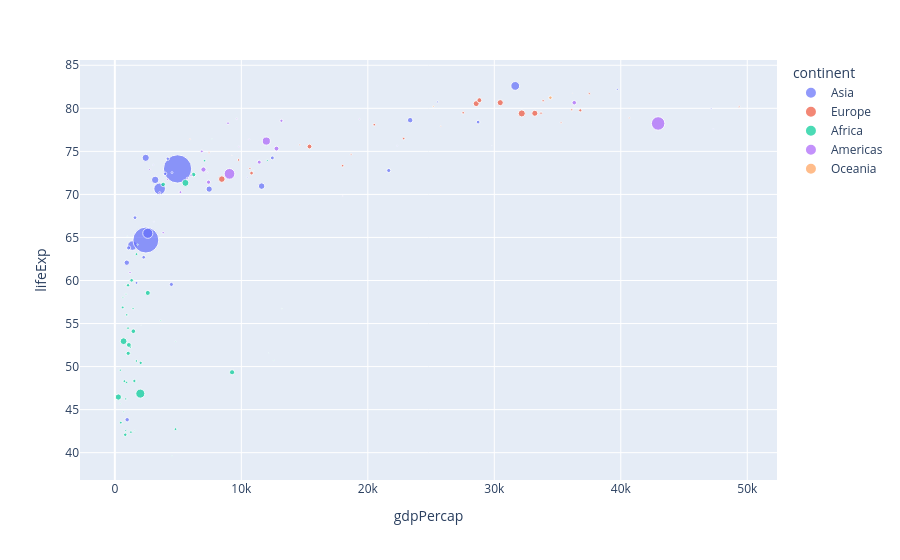

The code cell stored with this chart in its notebook:
### Markdown cell above
#### II.2. Mapping Columns to Visual Properties

Plotly Express works especially well with DataFrames. Most arguments refer to column names:

| Argument | Meaning |
| --- | --- |
| `x`, `y` | Columns used for the x and y axes |
| `color` | Column used to color groups |
| `size` | Column used to change marker size |
| `symbol` | Column used to change marker symbol |
| `hover_name`, `hover_data` | Columns shown in the hover tooltip |
| `text` | Column used for text labels on marks |

This is similar to saying: "Use this column for position, this column for color, this column for size, and so on."

### Code cell
df = px.data.gapminder().query("year == 2007")

fig = px.scatter(
    df,
    x="gdpPercap",
    y="lifeExp",
    color="continent",
    size="pop",
    hover_name="country",
)

fig.show()

### Figure 1 — Plotly figure (JSON) as saved in the notebook; plotly's stock layout.template omitted (floating-point values rounded to 4 significant figures)
{"data": [{"hovertemplate": "<b>%{hovertext}</b><br><br>continent=Asia<br>gdpPercap=%{x}<br>lifeExp=%{y}<br>pop=%{marker.size}<extra></extra>", "hovertext": ["Afghanistan", "Bahrain", "Bangladesh", "Cambodia", "China", "Hong Kong, China", "India", "Indonesia", "Iran", "Iraq", "Israel", "Japan", "Jordan", "Korea, Dem. Rep.", "Korea, Rep.", "Kuwait", "Lebanon", "Malaysia", "Mongolia", "Myanmar", "Nepal", "Oman", "Pakistan", "Philippines", "Saudi Arabia", "Singapore", "Sri Lanka", "Syria", "Taiwan", "Thailand", "Vietnam", "West Bank and Gaza", "Yemen, Rep."], "legendgroup": "Asia", "marker": {"color": "#636efa", "size": [31889923, 708573, 150448339, 14131858, 1318683096, 6980412, 1110396331, 223547000, 69453570, 27499638, 6426679, 127467972, 6053193, 23301725, 49044790, 2505559, 3921278, 24821286, 2874127, 47761980, 28901790, 3204897, 169270617, 91077287, 27601038, 4553009, 20378239, 19314747, 23174294, 65068149, 85262356, 4018332, 22211743], "sizemode": "area", "sizeref": 3297000.0, "symbol": "circle"}, "mode": "markers", "name": "Asia", "orientation": "v", "showlegend": true, "type": "scatter", "x": [974.6, 29800.0, 1391.0, 1714.0, 4959.0, 39720.0, 2452.0, 3541.0, 11610.0, 4471.0, 25520.0, 31660.0, 4519.0, 1593.0, 23350.0, 47310.0, 10460.0, 12450.0, 3096.0, 944.0, 1091.0, 22320.0, 2606.0, 3190.0, 21650.0, 47140.0, 3970.0, 4185.0, 28720.0, 7458.0, 2442.0, 3025.0, 2281.0], "xaxis": "x", "y": [43.83, 75.64, 64.06, 59.72, 72.96, 82.21, 64.7, 70.65, 70.96, 59.55, 80.75, 82.6, 72.53, 67.3, 78.62, 77.59, 71.99, 74.24, 66.8, 62.07, 63.78, 75.64, 65.48, 71.69, 72.78, 79.97, 72.4, 74.14, 78.4, 70.62, 74.25, 73.42, 62.7], "yaxis": "y"}, {"hovertemplate": "<b>%{hovertext}</b><br><br>continent=Europe<br>gdpPercap=%{x}<br>lifeExp=%{y}<br>pop=%{marker.size}<extra></extra>", "hovertext": ["Albania", "Austria", "Belgium", "Bosnia and Herzegovina", "Bulgaria", "Croatia", "Czech Republic", "Denmark", "Finland", "France", "Germany", "Greece", "Hungary", "Iceland", "Ireland", "Italy", "Montenegro", "Netherlands", "Norway", "Poland", "Portugal", "Romania", "Serbia", "Slovak Republic", "Slovenia", "Spain", "Sweden", "Switzerland", "Turkey", "United Kingdom"], "legendgroup": "Europe", "marker": {"color": "#EF553B", "size": [3600523, 8199783, 10392226, 4552198, 7322858, 4493312, 10228744, 5468120, 5238460, 61083916, 82400996, 10706290, 9956108, 301931, 4109086, 58147733, 684736, 16570613, 4627926, 38518241, 10642836, 22276056, 10150265, 5447502, 2009245, 40448191, 9031088, 7554661, 71158647, 60776238], "sizemode": "area", "sizeref": 3297000.0, "symbol": "circle"}, "mode": "markers", "name": "Europe", "orientation": "v", "showlegend": true, "type": "scatter", "x": [5937.0, 36130.0, 33690.0, 7446.0, 10680.0, 14620.0, 22830.0, 35280.0, 33210.0, 30470.0, 32170.0, 27540.0, 18010.0, 36180.0, 40680.0, 28570.0, 9254.0, 36800.0, 49360.0, 15390.0, 20510.0, 10810.0, 9787.0, 18680.0, 25770.0, 28820.0, 33860.0, 37510.0, 8458.0, 33200.0], "xaxis": "x", "y": [76.42, 79.83, 79.44, 74.85, 73.0, 75.75, 76.49, 78.33, 79.31, 80.66, 79.41, 79.48, 73.34, 81.76, 78.89, 80.55, 74.54, 79.76, 80.2, 75.56, 78.1, 72.48, 74.0, 74.66, 77.93, 80.94, 80.88, 81.7, 71.78, 79.42], "yaxis": "y"}, {"hovertemplate": "<b>%{hovertext}</b><br><br>continent=Africa<br>gdpPercap=%{x}<br>lifeExp=%{y}<br>pop=%{marker.size}<extra></extra>", "hovertext": ["Algeria", "Angola", "Benin", "Botswana", "Burkina Faso", "Burundi", "Cameroon", "Central African Republic", "Chad", "Comoros", "Congo, Dem. Rep.", "Congo, Rep.", "Cote d'Ivoire", "Djibouti", "Egypt", "Equatorial Guinea", "Eritrea", "Ethiopia", "Gabon", "Gambia", "Ghana", "Guinea", "Guinea-Bissau", "Kenya", "Lesotho", "Liberia", "Libya", "Madagascar", "Malawi", "Mali", "Mauritania", "Mauritius", "Morocco", "Mozambique", "Namibia", "Niger", "Nigeria", "Reunion", "Rwanda", "Sao Tome and Principe", "Senegal", "Sierra Leone", "Somalia", "South Africa", "Sudan", "Swaziland", "Tanzania", "Togo", "Tunisia", "Uganda", "Zambia", "Zimbabwe"], "legendgroup": "Africa", "marker": {"color": "#00cc96", "size": [33333216, 12420476, 8078314, 1639131, 14326203, 8390505, 17696293, 4369038, 10238807, 710960, 64606759, 3800610, 18013409, 496374, 80264543, 551201, 4906585, 76511887, 1454867, 1688359, 22873338, 9947814, 1472041, 35610177, 2012649, 3193942, 6036914, 19167654, 13327079, 12031795, 3270065, 1250882, 33757175, 19951656, 2055080, 12894865, 135031164, 798094, 8860588, 199579, 12267493, 6144562, 9118773, 43997828, 42292929, 1133066, 38139640, 5701579, 10276158, 29170398, 11746035, 12311143], "sizemode": "area", "sizeref": 3297000.0, "symbol": "circle"}, "mode": "markers", "name": "Africa", "orientation": "v", "showlegend": true, "type": "scatter", "x": [6223.0, 4797.0, 1441.0, 12570.0, 1217.0, 430.1, 2042.0, 706.0, 1704.0, 986.1, 277.6, 3633.0, 1545.0, 2082.0, 5581.0, 12150.0, 641.4, 690.8, 13210.0, 752.7, 1328.0, 942.7, 579.2, 1463.0, 1569.0, 414.5, 12060.0, 1045.0, 759.3, 1043.0, 1803.0, 10960.0, 3820.0, 823.7, 4811.0, 619.7, 2014.0, 7670.0, 863.1, 1598.0, 1712.0, 862.5, 926.1, 9270.0, 2602.0, 4513.0, 1107.0, 883.0, 7093.0, 1056.0, 1271.0, 469.7], "xaxis": "x", "y": [72.3, 42.73, 56.73, 50.73, 52.3, 49.58, 50.43, 44.74, 50.65, 65.15, 46.46, 55.32, 48.33, 54.79, 71.34, 51.58, 58.04, 52.95, 56.73, 59.45, 60.02, 56.01, 46.39, 54.11, 42.59, 45.68, 73.95, 59.44, 48.3, 54.47, 64.16, 72.8, 71.16, 42.08, 52.91, 56.87, 46.86, 76.44, 46.24, 65.53, 63.06, 42.57, 48.16, 49.34, 58.56, 39.61, 52.52, 58.42, 73.92, 51.54, 42.38, 43.49], "yaxis": "y"}, {"hovertemplate": "<b>%{hovertext}</b><br><br>continent=Americas<br>gdpPercap=%{x}<br>lifeExp=%{y}<br>pop=%{marker.size}<extra></extra>", "hovertext": ["Argentina", "Bolivia", "Brazil", "Canada", "Chile", "Colombia", "Costa Rica", "Cuba", "Dominican Republic", "Ecuador", "El Salvador", "Guatemala", "Haiti", "Honduras", "Jamaica", "Mexico", "Nicaragua", "Panama", "Paraguay", "Peru", "Puerto Rico", "Trinidad and Tobago", "United States", "Uruguay", "Venezuela"], "legendgroup": "Americas", "marker": {"color": "#ab63fa", "size": [40301927, 9119152, 190010647, 33390141, 16284741, 44227550, 4133884, 11416987, 9319622, 13755680, 6939688, 12572928, 8502814, 7483763, 2780132, 108700891, 5675356, 3242173, 6667147, 28674757, 3942491, 1056608, 301139947, 3447496, 26084662], "sizemode": "area", "sizeref": 3297000.0, "symbol": "circle"}, "mode": "markers", "name": "Americas", "orientation": "v", "showlegend": true, "type": "scatter", "x": [12780.0, 3822.0, 9066.0, 36320.0, 13170.0, 7007.0, 9645.0, 8948.0, 6025.0, 6873.0, 5728.0, 5186.0, 1202.0, 3548.0, 7321.0, 11980.0, 2749.0, 9809.0, 4173.0, 7409.0, 19330.0, 18010.0, 42950.0, 10610.0, 11420.0], "xaxis": "x", "y": [75.32, 65.55, 72.39, 80.65, 78.55, 72.89, 78.78, 78.27, 72.23, 74.99, 71.88, 70.26, 60.92, 70.2, 72.57, 76.19, 72.9, 75.54, 71.75, 71.42, 78.75, 69.82, 78.24, 76.38, 73.75], "yaxis": "y"}, {"hovertemplate": "<b>%{hovertext}</b><br><br>continent=Oceania<br>gdpPercap=%{x}<br>lifeExp=%{y}<br>pop=%{marker.size}<extra></extra>", "hovertext": ["Australia", "New Zealand"], "legendgroup": "Oceania", "marker": {"color": "#FFA15A", "size": [20434176, 4115771], "sizemode": "area", "sizeref": 3297000.0, "symbol": "circle"}, "mode": "markers", "name": "Oceania", "orientation": "v", "showlegend": true, "type": "scatter", "x": [34440.0, 25190.0], "xaxis": "x", "y": [81.23, 80.2], "yaxis": "y"}], "layout": {"legend": {"itemsizing": "constant", "title": {"text": "continent"}, "tracegroupgap": 0}, "margin": {"t": 60}, "xaxis": {"anchor": "y", "domain": [0, 1], "title": {"text": "gdpPercap"}}, "yaxis": {"anchor": "x", "domain": [0, 1], "title": {"text": "lifeExp"}}}}
